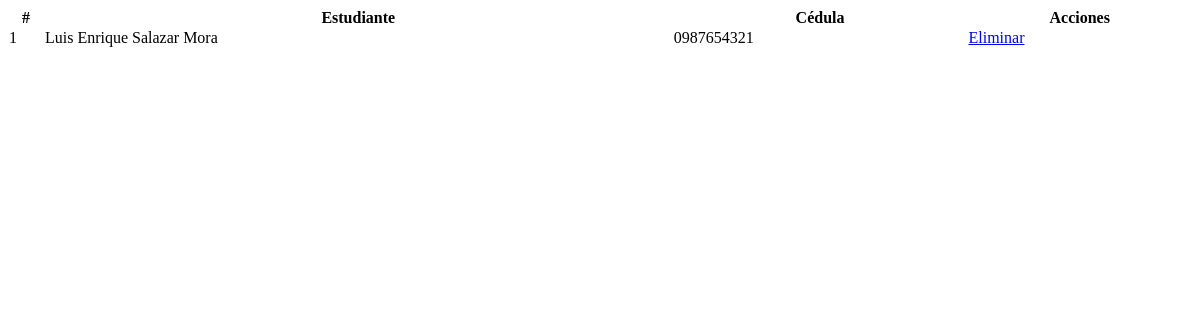
/matricula/listado/1/ (signed in), run on an earlier commit of the app's database.
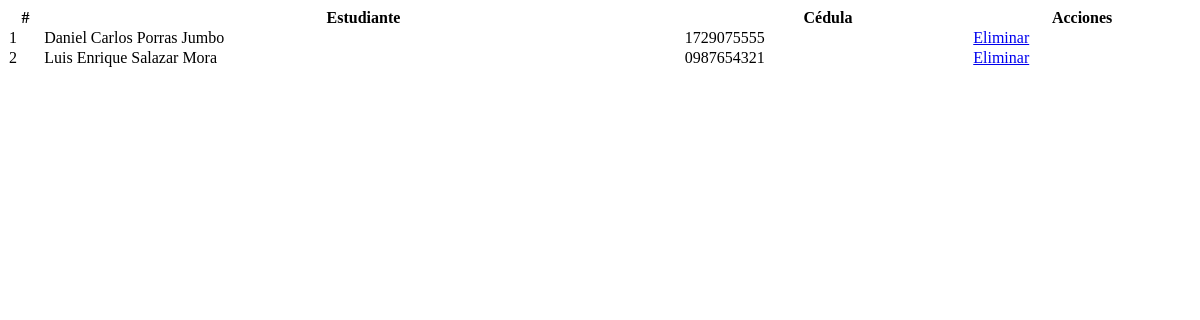
And on a later commit of the database.
### Aplicaciones/core/models.py (models this page shows, shortened)
class Matriculas(models.Model):
    mat_id = models.AutoField(primary_key=True)
    fk_estudiante = models.ForeignKey(Estudiantes,verbose_name='Estudiante',on_delete=models.CASCADE)
    fk_clase = models.ForeignKey(Clases,verbose_name='Clase',on_delete=models.CASCADE)
    mat_estado = models.BooleanField(default=True,verbose_name='Estado:')
    mat_fecha_creacion = models.DateTimeField(auto_now_add=True,verbose_name='Creado el:')
    mat_fecha_actualizacion = models.DateTimeField(auto_now=True,verbose_name='Actualizado el:')

class Estudiantes(models.Model):
    est_id = models.AutoField(primary_key=True)
    fk_id_persona = models.ForeignKey(Personas,verbose_name='Persona',on_delete=models.CASCADE)
    est_contacto_emergencia = models.CharField(max_length=50,default="Null",null=True,verbose_name="Contacto de emergencia:")
    est_telefono_emergencia = models.CharField(max_length=15,default="Null",null=True,verbose_name="Teléfono de emergencia:")
    est_fotografia = models.ImageField(upload_to='estudiantes/',default=None,null=True,blank=True,verbose_name="Fotografía:")
    est_estado = models.BooleanField(default=True,verbose_name='Estado:')

class Personas(models.Model):
    per_id = models.AutoField(primary_key=True)
    fk_id_usuario = models.ForeignKey(User,verbose_name='Usuario',on_delete=models.CASCADE)
    per_segundo_nombre = models.CharField(max_length=50,default="Null",null=False,verbose_name="Segundo nombre:")
    per_segundo_apellido = models.CharField(max_length=50,default="Null",null=False,verbose_name="Segundo apellido:")
    per_fecha_nacimiento = models.DateField(
        null=True,          # permite guardar NULL en la base de datos
        blank=True,         # permite dejarlo en blanco en formularios
        verbose_name="Fecha de nacimiento:"
    )
    per_cedula = models.CharField(max_length=15,default="Null",null=False,verbose_name="Cédula:")
    per_telefono = models.CharField(max_length=15,default="Null",null=True,verbose_name="Teléfono:")
    per_fecha_actualizacion = models.DateTimeField(auto_now=True,verbose_name='Actualizado el:')

### Aplicaciones/core/views/crud_matricula_views.py (the view)
# urls.py: path('matricula/listado/<int:cla_id>/',crud_matricula_views.vista_tabla_matriculados, name='matricula_listado'),
@admin_required
def vista_tabla_matriculados(request, cla_id):
    matriculas = Matriculas.objects.filter(fk_clase=cla_id).order_by(
        'fk_estudiante__fk_id_persona__fk_id_usuario__last_name',
        'fk_estudiante__fk_id_persona__per_segundo_apellido'
    )
    return render(request, 'matricula/Tabla_Matriculados.html', {'matriculas': matriculas})

### Aplicaciones/core/context_processors.py (called while the page is built, shortened)
def foto_perfil_usuario(request):
    if request.user.is_authenticated:
        try:
            persona = Personas.objects.get(fk_id_usuario=request.user)
        except Personas.DoesNotExist:
            return {'foto_perfil': None}
        administrador = Administradores.objects.filter(fk_id_persona=persona).first()
        if administrador and administrador.adm_fotografia:
            return {'foto_perfil': administrador.adm_fotografia.url}
    return {'foto_perfil': None}

### Aplicaciones/core/templates/matricula/Tabla_Matriculados.html (shortened to what this page needs)
<div class="table-responsive">
<table class="table table-bordered" id="tbl-matriculados" width="100%" cellspacing="0">
    <thead>
        <tr>
            <th>#</th>
            <th>Estudiante</th>
            <th>Cédula</th>
            <th>Acciones</th>
        </tr>
    </thead>
    <tbody>
        {% for matricula in matriculas %}
        <tr>
            <td>{{ forloop.counter }}</td>
            <td>{{ matricula.fk_estudiante.fk_id_persona.fk_id_usuario.first_name }} {{ matricula.fk_estudiante.fk_id_persona.per_segundo_nombre }} {{ matricula.fk_estudiante.fk_id_persona.fk_id_usuario.last_name }} {{ matricula.fk_estudiante.fk_id_persona.per_segundo_apellido }}</td>
            <td>{{ matricula.fk_estudiante.fk_id_persona.per_cedula }}</td>
            <td>
                <a href="#" class="btn btn-danger" data-id="{{ matricula.pk }}" onclick="mostrarModalEliminar(this)">Eliminar</a>
            </td>
        </tr>
        {% endfor %}
    </tbody>
</table>
</div>

What changed in the data, as far as the page shows it:
added Matriculas: fk_estudiante.fk_id_persona.fk_id_usuario.first_name "Daniel", fk_estudiante.fk_id_persona.per_segundo_nombre "Carlos", fk_estudiante.fk_id_persona.fk_id_usuario.last_name "Porras", fk_estudiante.fk_id_persona.per_segundo_apellido "Jumbo", fk_estudiante.fk_id_persona.per_cedula "1729075555"
